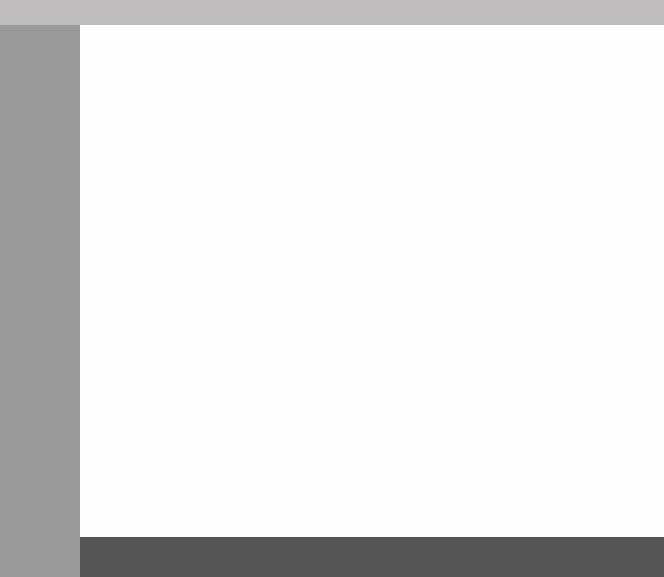
<?xml version="1.0" encoding="UTF-8"?>
<ui version="4.0">
 <class>PlatFormDialog</class>
 <widget class="QDialog" name="PlatFormDialog">
  <property name="geometry">
   <rect>
    <x>0</x>
    <y>0</y>
    <width>664</width>
    <height>577</height>
   </rect>
  </property>
  <property name="windowTitle">
   <string>Dialog</string>
  </property>
  <layout class="QVBoxLayout" name="verticalLayout">
   <property name="spacing">
    <number>0</number>
   </property>
   <property name="leftMargin">
    <number>0</number>
   </property>
   <property name="topMargin">
    <number>0</number>
   </property>
   <property name="rightMargin">
    <number>0</number>
   </property>
   <property name="bottomMargin">
    <number>0</number>
   </property>
   <item>
    <widget class="QWidget" name="wdg_top" native="true">
     <property name="minimumSize">
      <size>
       <width>0</width>
       <height>25</height>
      </size>
     </property>
     <property name="maximumSize">
      <size>
       <width>16777215</width>
       <height>25</height>
      </size>
     </property>
     <property name="styleSheet">
      <string notr="true">background-color: rgb(190, 188, 188)</string>
     </property>
    </widget>
   </item>
   <item>
    <widget class="QWidget" name="wdg_bottom" native="true">
     <layout class="QHBoxLayout" name="horizontalLayout">
      <property name="spacing">
       <number>0</number>
      </property>
      <property name="leftMargin">
       <number>0</number>
      </property>
      <property name="topMargin">
       <number>0</number>
      </property>
      <property name="rightMargin">
       <number>0</number>
      </property>
      <property name="bottomMargin">
       <number>0</number>
      </property>
      <item>
       <widget class="QWidget" name="wdg_left" native="true">
        <property name="minimumSize">
         <size>
          <width>80</width>
          <height>0</height>
         </size>
        </property>
        <property name="maximumSize">
         <size>
          <width>80</width>
          <height>16777215</height>
         </size>
        </property>
        <property name="styleSheet">
         <string notr="true">background-color: rgb(153, 153, 153);</string>
        </property>
       </widget>
      </item>
      <item>
       <widget class="QWidget" name="wdg_right" native="true">
        <layout class="QVBoxLayout" name="verticalLayout_2">
         <property name="spacing">
          <number>0</number>
         </property>
         <property name="leftMargin">
          <number>0</number>
         </property>
         <property name="topMargin">
          <number>0</number>
         </property>
         <property name="rightMargin">
          <number>0</number>
         </property>
         <property name="bottomMargin">
          <number>0</number>
         </property>
         <item>
          <widget class="QWidget" name="wdg_game" native="true">
           <property name="styleSheet">
            <string notr="true">background-color: rgb(254, 254, 254);</string>
           </property>
           <widget class="QLabel" name="label">
            <property name="geometry">
             <rect>
              <x>260</x>
              <y>370</y>
              <width>50</width>
              <height>50</height>
             </rect>
            </property>
            <property name="minimumSize">
             <size>
              <width>50</width>
              <height>50</height>
             </size>
            </property>
            <property name="maximumSize">
             <size>
              <width>50</width>
              <height>50</height>
             </size>
            </property>
            <property name="text">
             <string/>
            </property>
           </widget>
          </widget>
         </item>
         <item>
          <widget class="QWidget" name="wdg_chat" native="true">
           <property name="minimumSize">
            <size>
             <width>0</width>
             <height>40</height>
            </size>
           </property>
           <property name="maximumSize">
            <size>
             <width>16777215</width>
             <height>40</height>
            </size>
           </property>
           <property name="styleSheet">
            <string notr="true">background-color: rgb(85, 85, 85);</string>
           </property>
          </widget>
         </item>
        </layout>
       </widget>
      </item>
     </layout>
    </widget>
   </item>
  </layout>
 </widget>
 <resources/>
 <connections/>
</ui>
